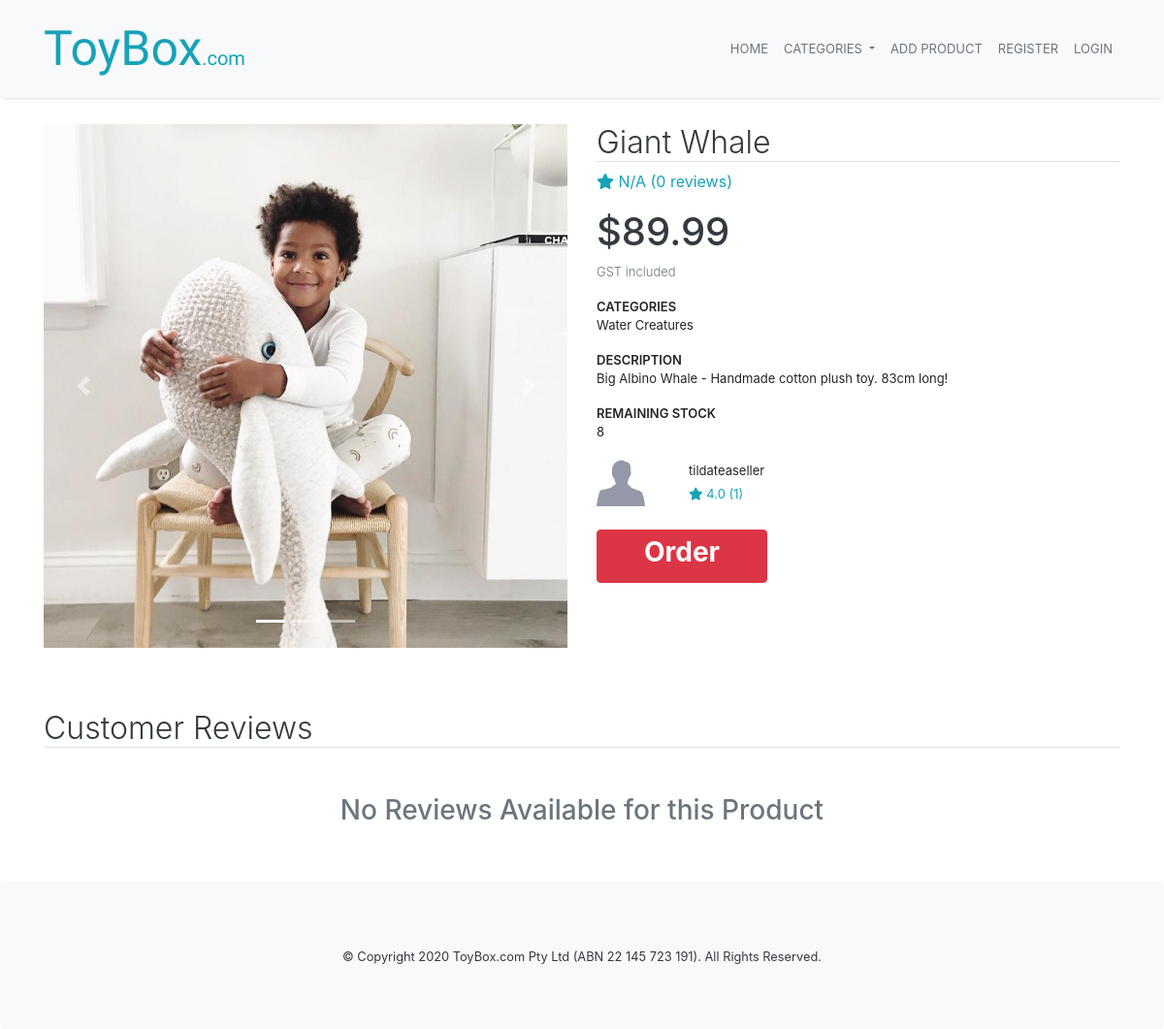
The page /product/7 on the database its author committed.
### marketplace/models.py (models this page shows, shortened)
class Product(db.Model):
    __tablename__='products'
    id = db.Column(db.Integer, primary_key=True)
    name = db.Column(db.String(100), nullable=False)
    description = db.Column(db.String(500))
    current_stock = db.Column(db.Integer, nullable=False)
    monthly_stock = db.Column(db.Integer, nullable=False)
    price = db.Column(db.Numeric, nullable=False)
    category = db.Column(db.String(50), nullable=False)
    created = db.Column(db.DateTime, default=datetime.now(), nullable=False)
    image_one = db.Column(db.String(400))
    image_two = db.Column(db.String(400))
    image_three = db.Column(db.String(400))
    seller_id = db.Column(db.Integer, db.ForeignKey('users.id'))
    comments = db.relationship('Comment', backref='product') #comments on product

class User(db.Model, UserMixin):
    __tablename__='users'
    id = db.Column(db.Integer, primary_key=True)
    username = db.Column(db.String(30), index=True, unique=True, nullable=False)
    email = db.Column(db.String(100), index=True, unique=True, nullable=False)
    phone = db.Column(db.String(20), nullable=False) #must be string to keep 0 at start of number
    bank_account = db.Column(db.String(30))
    seller = db.Column(db.Boolean, nullable=False) #determines whether the user is a seller or buyer
    password_hash = db.Column(db.String(255), nullable=False)
    products = db.relationship('Product', backref='user') #products added by user

### marketplace/products.py (the view)
@bp.route('/<id>', methods=['GET', 'POST'])
def view(id):
    product = Product.query.filter_by(id=id).first()
    if (not product): #if product doesnt exist then 404
        return render_template('404.html')
    roundedPrice = round(product.price, 2)
    rating = 0
    i = 0
    for comment in product.comments:
        rating += comment.rating
        i += 1
    if i > 0:
        rating = round(rating/i, 2)
    else:
        rating = 'N/A'
    seller = User.query.filter_by(id=product.seller_id).first()
    sellerRating = 0
    j = 0
    for prod in seller.products:
        for com in prod.comments:
            sellerRating += com.rating
            j += 1
    if j > 0:
        sellerRating = round(sellerRating/j, 2)
    else:
        sellerRating = 'N/A'
    comments = db.session.query(Comment, User).filter_by(product_id=id).outerjoin(User, Comment.user_id == User.id).all()
    form = ReviewForm()
    if(form.validate_on_submit()):
        f_text = form.text.data
        f_rating = form.rating.data
        f_title = form.title.data
        new_comment = Comment (
            text = f_text,
            rating = f_rating,
            title = f_title,
            user_id = current_user.id,
            product_id = id
        )
        db.session.add(new_comment)
        db.session.commit()
        return redirect(url_for('product.view', id=id))
    else:
        for field, errors in form.errors.items():
            for error in errors:
                flash(u"%s: %s" % (getattr(form, field).label.text.title(), error), 'error')
    return render_template('product.html', product=product, roundedPrice = roundedPrice, rating=rating, reviewCount=i, seller=seller, sellerRating=sellerRating, sellerReviewCount=j, comments=comments, form=form)

### marketplace/templates/product.html (shortened to what this page needs)
{% extends 'base.html' %}
{% block content %}
<div class="container">
    <div class="row content-container mb-5">
        <div class="col-md-6">
            <div id="carouselExampleIndicators" class="carousel slide mb-3" data-ride="carousel">
                <ol class="carousel-indicators">
                    <li data-target="#carouselExampleIndicators" data-slide-to="0" class="active"></li>
                    {% if product.image_two %}
                    <li data-target="#carouselExampleIndicators" data-slide-to="1"></li>
                    {% endif %}
                    {% if product.image_three %}
                    <li data-target="#carouselExampleIndicators" data-slide-to="2"></li>
                    {% endif %}
                </ol>
                <div class="carousel-inner">
                    <div class="carousel-item active">
                        <img class="d-block w-100" src="..{{ product.image_one }}" alt="First slide">
                    </div>
                </div>
                <a class="carousel-control-prev" href="#carouselExampleIndicators" role="button" data-slide="prev">
                    <span class="carousel-control-prev-icon" aria-hidden="true"></span>
                </a>
                <a class="carousel-control-next" href="#carouselExampleIndicators" role="button" data-slide="next">
                    <span class="carousel-control-next-icon" aria-hidden="true"></span>
                </a>
            </div>
        </div>
        <div class="col-md-6">
            <h2 class="text-dark font-weight-light border-bottom">{{ product.name }}</h2>
            <div class="text-info">
                <i class="fas fa-star"></i> {{ rating }} ({{ reviewCount }} reviews)
            </div>
            <h1 class="text-dark mt-3">${{ roundedPrice }}</h1>
            <div class="small-font form-head text-muted font-weight-light">GST included</div>
            <div class="small-font form-head mt-3">CATEGORIES</div>
            <p class="small-font">{{ product.category }}</p>
            <div class="small-font form-head mt-3">DESCRIPTION</div>
            <p class="small-font">{{ product.description }}</p>
            <div class="small-font form-head mt-3">REMAINING STOCK</div>
            {% if product.current_stock > 0 %}
                <p class="small-font">{{ product.current_stock }}</p>
            {% else%}
                <p class="small-font text-danger">Out of Stock</p>
            {% endif %}
            <div class="row mt-2">
                <div class="col-2">
                    <img class="" src="../static/img/genericman.jpg" height="50px" width="50px">
                </div>
                <div class="col">
                    <span class="small-font">{{ seller.username }}<br>
                        <span class="text-info">
                            <i class="fas fa-star"></i> {{ sellerRating }} ({{ sellerReviewCount }})
                        </span>
                    </span>
                </div>
            </div>
            {% if product.current_stock > 0 %}
                {% if current_user.seller == False %}
                    <a class="btn btn-info mt-4 pl-5 pr-5" href="{{ url_for('order.order', id=product.id) }}">
                        <h3 class="font-weight-bold">Order</h3>
                    </a>
                {% else %}
                    <a class="btn btn-danger btn-info mt-4 pl-5 pr-5" data-toggle="OOS-tooltip" data-placement="right" title="You must be logged in as a buyer to purchase products!" disabled>
                        <h3 style="color:white;" class="font-weight-bold">Order</h3>
                    </a>
                {% endif %}
            {% else %}
                <a class="btn btn-danger btn-info mt-4 pl-5 pr-5" data-toggle="OOS-tooltip" data-placement="right" title="Unfortunately, I am Out of Stock for this month. Check in on me later!" disabled>
                    <h3 style="color:white;" class="font-weight-bold">Order</h3>
                </a>
            {% endif %}
        </div>
    </div>
    <h2 class="text-dark font-weight-light border-bottom">Customer Reviews</h2>
    {% if reviewCount == 0 %}
        <h3 class="text-center mt-5 text-muted"> No Reviews Available for this Product </h3>
    {% endif %}
</div>
{% endblock %}

### marketplace/static/css/style.css (style rules this page uses)
body { overflow-x: hidden; display: flex; flex-direction: column; min-height: 100%; }
html { min-height: 100%; }
.content-container { margin-top: 128px; }
h1 { font-size: 40px; }
.form-head { font-size: 13px; font-weight: 600; }
.small-font { font-size: 13px!important; }

### rows shown on the page
Product: image_one (picture), name "Giant Whale", category "Water Creatures", description "Big Albino Whale - Handmade cotton plush toy. 83cm long!", current_stock "8"
User: username "tildateaseller"

### other values the page prints
{{ rating }} "N/A"
{{ reviewCount }} "0"
{{ roundedPrice }} "89.99"
{{ sellerRating }} "4.0"
{{ sellerReviewCount }} "1"
